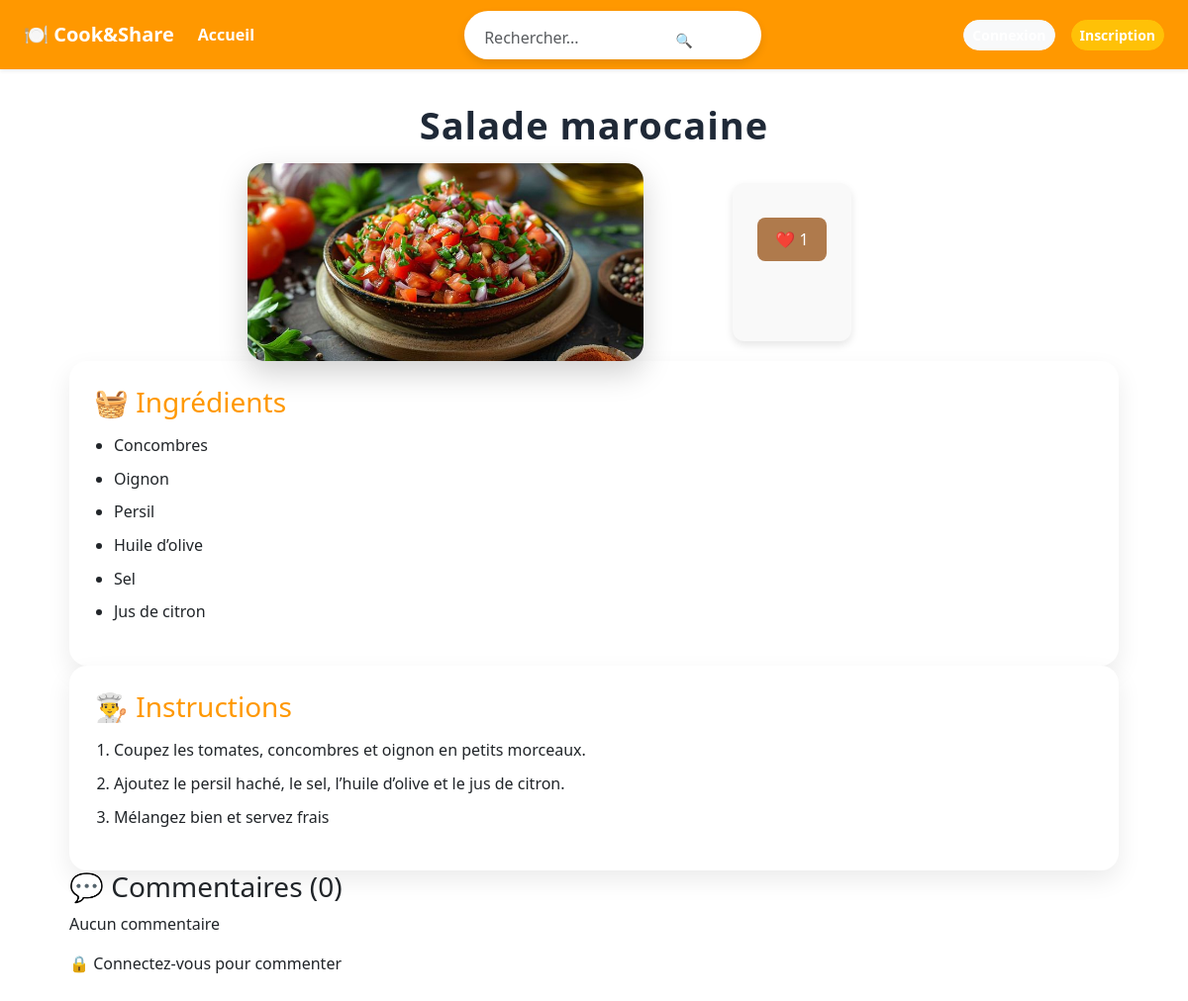
Page /recipe/1/ on the committed database.
### recipes/models.py (models this page shows, shortened)
class Recipe(models.Model):
    title = models.CharField(max_length=200)
    ingredients = models.TextField()
    instructions = models.TextField()
    image = models.ImageField(upload_to='recipes/', blank=True, null=True)
    author = models.ForeignKey(User, on_delete=models.CASCADE)
    created_at = models.DateTimeField(auto_now_add=True)
    def total_likes(self):
        return self.likes.count()  # related_name='likes'

### recipes/views.py (the view)
# urls.py: path('recipe/<int:id>/', views.recipe_detail, name='recipe_detail'),
def recipe_detail(request, id):
    recipe = get_object_or_404(Recipe, id=id)
    instructions_list = recipe.instructions.splitlines()
    return render(request, 'recipes/recipe_detail.html', {
        'recipe': recipe,
        'instructions_list': instructions_list
    })

### recipes/templates/recipes/recipe_detail.html (shortened to what this page needs)
{% extends 'base.html' %}
{% load static %}
{% block content %}
<div class="recipe-detail-container">
    <h1 class="recipe-title">{{ recipe.title }}</h1>
    {% if recipe.image %}
    <div class="recipe-image-wrapper">
        <img src="{{ recipe.image.url }}" alt="{{ recipe.title }}" class="recipe-image">
        <form method="POST" action="{% url 'like_recipe' recipe.id %}" class="like-overlay">
            <button type="submit" class="like-circle">
                ❤️ <span>{{ recipe.total_likes }}</span>
            </button>
        </form>
    </div>
    {% endif %}
    <div class="recipe-sections">
        <div class="recipe-box">
            <h3>🧺 Ingrédients</h3>
            <ul>
                {% for ing in recipe.ingredients.splitlines %}
                    {% if ing %}
                        <li>{{ ing }}</li>
                    {% endif %}
                {% endfor %}
            </ul>
        </div>
        <div class="recipe-box">
            <h3>👨‍🍳 Instructions</h3>
            <ol>
                {% for step in instructions_list %}
                    {% if step %}
                        <li>{{ step }}</li>
                    {% endif %}
                {% endfor %}
            </ol>
        </div>
    </div>
    <div class="comments-section">
        <h3>💬 Commentaires ({{ recipe.comments.count }})</h3>
        {% for comment in recipe.comments.all %}
            <div class="comment">
                <strong>{{ comment.user.username }}</strong>
                <p>{{ comment.content }}</p>
                <small>{{ comment.created_at|date:"d M Y H:i" }}</small>
            </div>
        {% empty %}
            <p>Aucun commentaire</p>
        {% endfor %}
        {% if user.is_authenticated %}
            <form method="POST" action="{% url 'add_comment' recipe.id %}" class="comment-form">
                {% csrf_token %}
                <textarea name="content" placeholder="Écrire un commentaire..." required></textarea>
                <button type="submit">Envoyer</button>
            </form>
        {% else %}
            <p>🔒 Connectez-vous pour commenter</p>
        {% endif %}
    </div>
</div>
{% endblock %}

### recipes/static/css/style.css (style rules this page uses)
body { background-color: #f8f9fa; font-family: 'Segoe UI', Tahoma, sans-serif; }
body { background-color: #f6f6f6; font-family: 'Segoe UI', Tahoma, sans-serif; }
.recipe-detail-container { max-width: 900px; margin: 40px auto; padding: 20px; }
.recipe-title { text-align: center; font-size: 40px; margin-bottom: 30px; }
.recipe-image-wrapper { display: flex; justify-content: center; margin-bottom: 30px; }
.recipe-image-wrapper img { width: 70%; max-height: 420px; object-fit: cover; border-radius: 20px; box-shadow: 0 10px 30px rgba(0,0,0,0.15); }
.recipe-image-wrapper { display: flex; justify-content: center; margin: 30px 0; }
.recipe-image-wrapper img { width: 40%; max-width: 500px; height: auto; border-radius: 18px; box-shadow: 0 8px 20px rgba(0, 0, 0, 0.15); }
.recipe-image-wrapper img { width: 380px; max-width: 90%; border-radius: 20px; box-shadow: 0 10px 25px rgba(0,0,0,0.15); }
.recipe-image-wrapper { text-align: center; margin: 20px 0; }
.recipe-image-wrapper img { width: 200px; max-width: 90%; height: auto; border-radius: 10px; box-shadow: 0 8px 20px rgba(0,0,0,0.15); }
.recipe-image-wrapper { display: flex; justify-content: center; margin: 25px 0; }
.recipe-image-wrapper img { width: 400px; height: 200px; object-fit: cover; border-radius: 18px; box-shadow: 0 12px 30px rgba(0,0,0,0.18); }
.recipe-title { text-align: center; font-size: 36px; font-weight: 700; margin-bottom: 20px; letter-spacing: 1px; color: #222; }
.recipe-title { text-align: center; font-size: 38px; font-weight: 700; margin-bottom: 15px; color: #1f2937; letter-spacing: 1px; }
.recipe-image-wrapper { position: relative; max-width: 700px; margin: auto; }
.recipe-image { width: 100%; border-radius: 20px; }
.recipe-image-wrapper { position: relative; width: 700px; margin: 20px auto; }
.recipe-image { width: 100%; border-radius: 20px; display: block; }
.recipe-box { background: #ffffff; padding: 25px; border-radius: 18px; box-shadow: 0 10px 25px rgba(0,0,0,0.08); }
.recipe-box h3 { margin-bottom: 15px; color: #ff9800; }
.recipe-box ul, .recipe-box ol { padding-left: 20px; }
.recipe-box li { margin-bottom: 8px; line-height: 1.6; }
.recipe-detail-container { max-width: 1100px; margin: 0 auto; padding-top: 20px; }
.recipe-image-wrapper { margin: 0 auto; }
.recipe-image { max-width: 700px; width: 100%; border-radius: 18px; box-shadow: 0 15px 30px rgba(0,0,0,0.15); }
.recipe-box { background: #fff; padding: 25px; border-radius: 18px; box-shadow: 0 10px 25px rgba(0,0,0,0.08); }
.recipe-image-wrapper { margin-bottom: 0 !important; }
.recipe-detail-container { padding-top: 10px !important; }
body { background: #f4f4f4; font-family: Arial, sans-serif; }
body { background: #f3f3f3; font-family: Arial, sans-serif; }
body { background: linear-gradient(135deg, #ff9800, #ff5722); min-height: 100vh; }
body { background: #fff; }
body { background-color: white !important; }
body { background: #f5f5f5; }
body { background-color: #f5f5f5; font-family: 'Segoe UI', sans-serif; }
* { box-sizing: border-box; font-family: "Segoe UI", Tahoma, sans-serif; }
body { margin: 0; background: #f5f6fa; }
h1 { text-align: center; color: #e67e22; margin-bottom: 30px; }
button, input[type="submit"] { width: 100%; background: #e67e22; color: #fff; border: none; padding: 12px; font-size: 16px; border-radius: 6px; cursor: pointer; transition: background 0.3s ease; }
form { max-width: 400px; margin: 20px auto; padding: 25px; background-color: #f9f9f9; border-radius: 12px; box-shadow: 0 4px 8px rgba(0,0,0,0.1); }
form button { background-color: #af7a4c; color: white; padding: 10px 18px; border: none; border-radius: 8px; cursor: pointer; font-size: 16px; margin-top: 10px; transition: background-color 0.3s ease; }
h1 { text-align: center; margin-bottom: 20px; font-size: 28px; color: #333; }

### rows in the picture
Recipe: title "Salade marocaine", image (picture), total_likes "1", comments.count "0"

### other values in the picture
{{ ing }} "Concombres" "Oignon" "Persil" "Huile d’olive" "Sel" "Jus de citron"
{{ step }} "Coupez les tomates, concombres et oignon en petits morceaux." "Ajoutez le persil haché, le sel, l’huile d’olive et le jus de citron." "Mélangez bien et servez frais"
